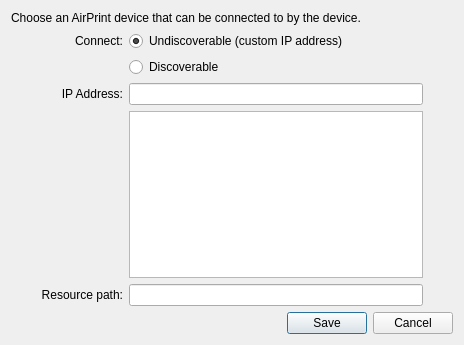
<?xml version="1.0" encoding="UTF-8"?>
<ui version="4.0">
 <class>AirPrintDeviceForm</class>
 <widget class="QDialog" name="AirPrintDeviceForm">
  <property name="geometry">
   <rect>
    <x>0</x>
    <y>0</y>
    <width>464</width>
    <height>345</height>
   </rect>
  </property>
  <property name="windowTitle">
   <string>AirPlay destination</string>
  </property>
  <layout class="QVBoxLayout" name="verticalLayout" stretch="1,1,1">
   <item>
    <widget class="QLabel" name="label">
     <property name="sizePolicy">
      <sizepolicy hsizetype="Preferred" vsizetype="Fixed">
       <horstretch>0</horstretch>
       <verstretch>0</verstretch>
      </sizepolicy>
     </property>
     <property name="text">
      <string>Choose an AirPrint device that can be connected to by the device.</string>
     </property>
    </widget>
   </item>
   <item>
    <layout class="QGridLayout" name="gridLayout">
     <property name="leftMargin">
      <number>30</number>
     </property>
     <property name="rightMargin">
      <number>30</number>
     </property>
     <item row="0" column="0">
      <widget class="QLabel" name="label_2">
       <property name="text">
        <string>Connect:</string>
       </property>
       <property name="alignment">
        <set>Qt::AlignRight|Qt::AlignTrailing|Qt::AlignVCenter</set>
       </property>
      </widget>
     </item>
     <item row="0" column="1">
      <widget class="QRadioButton" name="radioUndiscoverable">
       <property name="text">
        <string>Undiscoverable (custom IP address)</string>
       </property>
       <property name="checked">
        <bool>true</bool>
       </property>
      </widget>
     </item>
     <item row="1" column="1">
      <widget class="QRadioButton" name="radioDiscoverable">
       <property name="text">
        <string>Discoverable</string>
       </property>
      </widget>
     </item>
     <item row="2" column="0">
      <widget class="QLabel" name="labelIPAddress">
       <property name="text">
        <string>IP Address:</string>
       </property>
       <property name="alignment">
        <set>Qt::AlignRight|Qt::AlignTrailing|Qt::AlignVCenter</set>
       </property>
      </widget>
     </item>
     <item row="2" column="1">
      <widget class="QLineEdit" name="editIPAddress"/>
     </item>
     <item row="3" column="1">
      <widget class="QListView" name="listBonjour">
       <property name="minimumSize">
        <size>
         <width>0</width>
         <height>140</height>
        </size>
       </property>
       <property name="editTriggers">
        <set>QAbstractItemView::NoEditTriggers</set>
       </property>
      </widget>
     </item>
     <item row="4" column="0">
      <widget class="QLabel" name="labelResourcePath">
       <property name="text">
        <string>Resource path:</string>
       </property>
       <property name="alignment">
        <set>Qt::AlignRight|Qt::AlignTrailing|Qt::AlignVCenter</set>
       </property>
      </widget>
     </item>
     <item row="4" column="1">
      <widget class="QLineEdit" name="editResourcePath"/>
     </item>
    </layout>
   </item>
   <item>
    <widget class="QDialogButtonBox" name="buttonBox">
     <property name="orientation">
      <enum>Qt::Horizontal</enum>
     </property>
     <property name="standardButtons">
      <set>QDialogButtonBox::Cancel|QDialogButtonBox::Save</set>
     </property>
    </widget>
   </item>
  </layout>
 </widget>
 <resources/>
 <connections/>
</ui>
